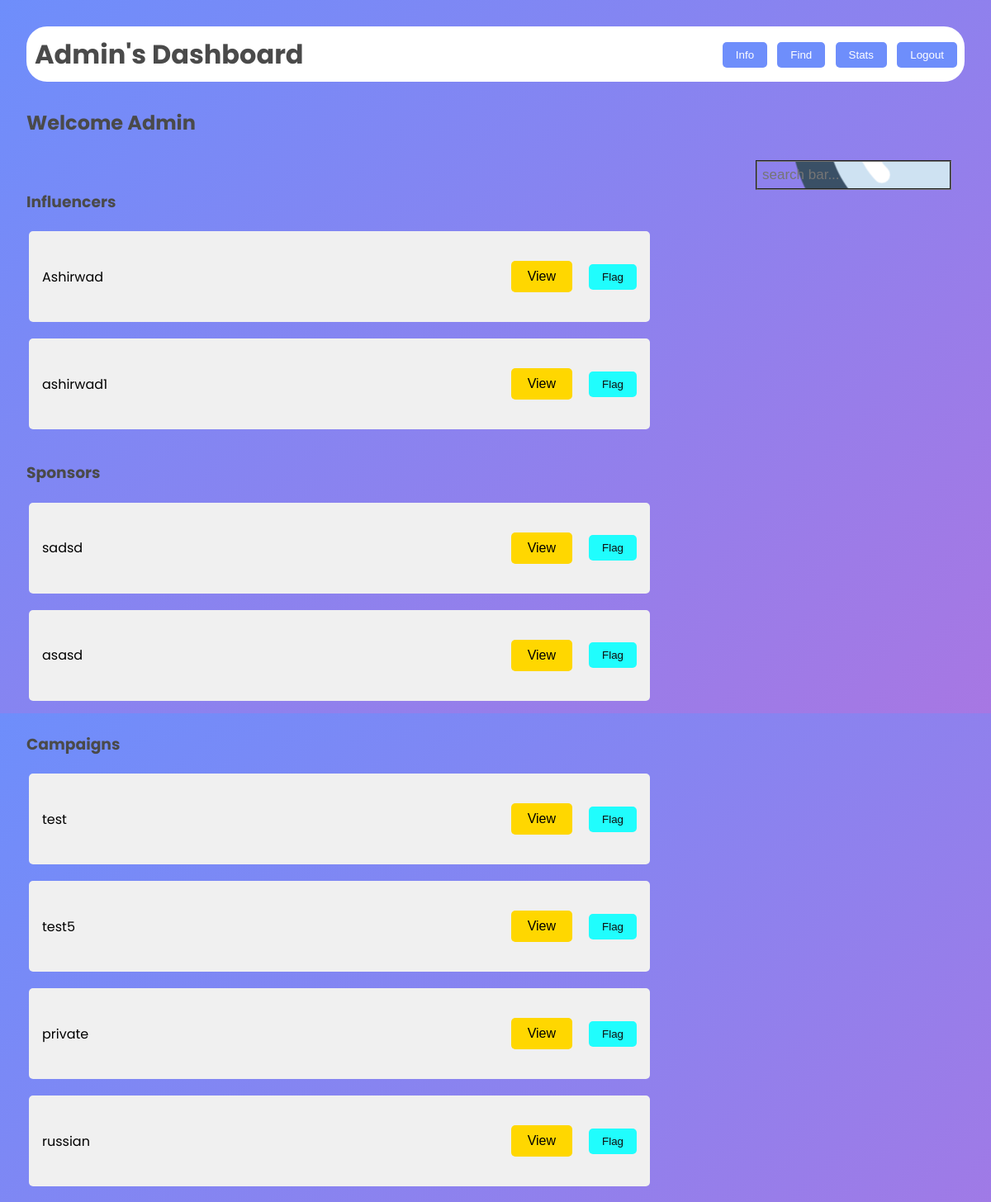
The app's page /adminfind (signed in) with its own data.
### models.py (models this page shows)
class Influencer(db.Model):
    __tablename__ = 'influencer'
    inid=db.Column(db.Integer,primary_key=True)
    iname = db.Column(db.String, nullable=False)
    usename = db.Column(db.String, unique=True)
    email = db.Column(db.String, nullable=False)
    password = db.Column(db.String, nullable=False)
    platform = db.Column(db.String, nullable=False)
    number = db.Column(db.Integer, nullable=False)
    reach = db.Column(db.Integer, nullable=False)
    flag = db.Column(db.Integer, nullable=False, default=0)

class Sponsor(db.Model):
    __tablename__ = 'sponsor'
    sid=db.Column(db.Integer,primary_key=True)
    sname = db.Column(db.String, nullable=False)
    usename = db.Column(db.String, unique=True)
    email = db.Column(db.String, nullable=False)
    password = db.Column(db.String, nullable=False)
    industry = db.Column(db.String, nullable=False)
    number = db.Column(db.Integer, nullable=False)
    flag = db.Column(db.Integer, nullable=False, default=0)

class Campaign(db.Model):
    __tablename__ = 'campaign'
    campaignid = db.Column(db.Integer, primary_key=True, autoincrement=True)
    sname = db.Column(db.String, db.ForeignKey('sponsor.usename'), nullable=False)
    iname = db.Column(db.String, db.ForeignKey('influencer.usename'))
    cname = db.Column(db.String, nullable=False)
    budget = db.Column(db.Integer, nullable=False)
    desc = db.Column(db.String, nullable=False)
    startdate = db.Column(db.Integer, nullable=False)
    enddate = db.Column(db.Integer, nullable=False)
    public = db.Column(db.Integer, nullable=False)
    job = db.Column(db.String, nullable=False)
    flag = db.Column(db.Integer, nullable=False, default=0 )

### main.py (the view)
@app.route('/adminfind')
def adminfind():
    if 'username' in session:
        spon=Sponsor.query.all()
        influ=Influencer.query.all()
        camp=Campaign.query.all()
        return  render_template("admin_find.html",influ=influ,camp=camp,spon=spon)
    else:
        return redirect('/admin')#change to home later

### templates/admin_find.html (shortened to what this page needs)
<!DOCTYPE html>
<html lang="en">
<head>
    <link rel="stylesheet" href="/static/dash.css">
</head>
<body>
    <div class="dashboard">
        <header>
            <h1>Admin's Dashboard</h1>
            <nav>
                <a href="/adminhome"><button>Info</button></a>
                <a href="/adminfind"><button>Find</button></a>
                <a href=""><button>Stats</button></a>
                <a href="/logout"><button>Logout</button></a>
            </nav>
        </header>
        <main>
            <h2>Welcome Admin</h2>
            <div class="searchbar">
                <input type="text" placeholder="search bar...">
            </div>
    <br>
            <div class="viewpoint">
                <h3>Influencers</h3>
                <table>
                {%for i in influ %}
                    <tr>
                        <td>
                                <div class="list">
                                    <span>{{i.iname}}</span>
                                    <div style="display: inline-flex;">
                                            <button class="viewopen" data-popup-id="popup-influ-{{ i.inid }}">View</button>
                            <form action="/flagfind" method="post">
                                            <button class="flag" type="submit" name="flagvalue" value="1,{{i.usename}}" >Flag</button>
                                    </div>
                                </div>
                        </td>
                    </tr>
                {%endfor%}
                </table>
                <h3>Sponsors</h3>
                <table>
                {%for s in spon %}
                    <tr>
                        <td>
                                <div class="list">
                                    <span>{{s.sname}}</span>
                                    <div style="display: inline-flex;">
                                        <button class="viewopen" data-popup-id="popup-spon-{{ s.sid }}">View</button>
                            <form action="/flagfind" method="post">
                                        <button class="flag" type="submit" name="flagvalue" value="1,{{s.usename}}" >Flag</button>
                                    </div>
                                </div>
                        </td>
                    </tr>
                {%endfor%}
                </table>
                <h3>Campaigns</h3>
                <table>
                {%for c in camp %}
                    <tr>
                        <td>
                                <div class="list">
                                    <span>{{c.cname}}</span>
                                    <div style="display: inline-flex;">
                                        <button class="viewopen" data-popup-id="popup-camp-{{ c.campaignid }}">View</button>
                            <form action="/flagfind" method="post">
                                        <button class="flag" type="submit" name="flagvalue" value="1,{{c.campaignid}}">Flag</button>
                                    </div>
                                </div>
                        </td>
                    </tr>
                {%endfor%}
                </table>
            </div>
        </main>
    </div>
</body>
</html>

### static/dash.css (style rules this page uses)
body { font-family: 'Poppins', sans-serif; margin: 0; padding: 0; background: linear-gradient(135deg, #6e8efb 0%, #a777e3 100%); min-height: 100vh; display: flex; justify-content: center; align-items: center; }
.dashboard { width: 100%; height: 100vh; padding: 2rem; }
header { border: 5px solid rgb(255, 255, 255); border-radius: 25px; display: flex; justify-content: space-between; align-items: center; margin-bottom: 2rem; background-color: white; padding: 5px 4px 4px 5px; }
h1 { margin: 0; color: #4a4a4a; }
nav button { background-color: #6e8efb; color: white; border: none; padding: 0.5rem 1rem; margin-left: 0.5rem; border-radius: 5px; cursor: pointer; transition: all 0.3s ease; }
h2, h3 { color: #4a4a4a; }
.campaign, .flagged, .request ,.list { background-color: #f0f0f0; border-radius: 5px; padding: 1rem; margin-bottom: 1rem; display: flex; justify-content: space-between; align-items: center; transition: all 0.3s ease; width: 90vh; }
button { padding: 0.5rem 1rem; border: none; border-radius: 5px; cursor: pointer; transition: all 0.3s ease; }
.flag, .req { background-color: #07ffffe3; color: #0f0e0e; }
.campaign, .flagged, .request, .list { animation: fadeIn 0.5s ease-out forwards; }
.searchbar input[type=text] { float: right; padding: 6px; border-style:groove ; margin-top: 8px; margin-right: 16px; font-size: 17px; background: url("/static/searchicon.png" ) 10px; }

### templates/admin_find.html (style rules this page uses)
.viewopen { margin: 20px; padding: 10px 20px; font-size: 16px; cursor: pointer; background-color: #ffd700; }
form { display: flex; justify-content: center; align-items: center; }

### records on screen
Influencer: iname "Ashirwad"
Influencer: iname "ashirwad1"
Sponsor: sname "sadsd"
Sponsor: sname "asasd"
Campaign: cname "test", {{ c.campaignid }} 1 (drawn)
Campaign: cname "test5"
Campaign: cname "private"
Campaign: cname "russian"
